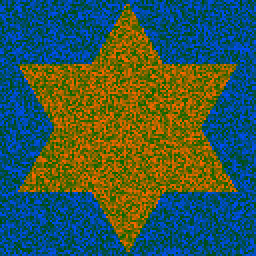
%> input picture priklady/2009/Vstup_fdw.png, 128 x 128 px (shown 2 times larger)
$ octave main.m   (GNU Octave 9; MATLAB toolbox functions it lacks are replaced by stand-ins)
%> lines starting %> are read from the running program, lines starting %| are printed output that depends on the picture; in (x1, y1, x2, y2) boxes, pixels count from 0 and x2, y2 are one past the last pixel; in counts of white or black regions, pixels touching at a corner belong together; the program's own positions count from 1
### priklady/2009/find_largest_squares.m
function S = find_largest_squares(I)
%FindLargestSquares - finds largest sqare regions with all points set to 1.
%input:  I - B/W boolean matrix
%output: S - for each pixel I(r,c) return size of the largest all-white square with its upper -left corner at I(r,c)
[nr nc] = size(I);
S = double(I>0);
for r=(nr-1):-1:1
  for c=(nc-1):-1:1
    if (S(r,c))
      a = S(r  ,c+1);
      b = S(r+1,c  );
      d = S(r+1,c+1);
      S(r,c) = min([a b d]) + 1;
    end
  end
end

### priklady/2009/main.m
I = imread('Vstup_fdw.png');
%> I is the input picture: size 128x128x3 uint8; mean R, G, B 54.6, 87.6, 72.9
I = I(:,:,2) > 100
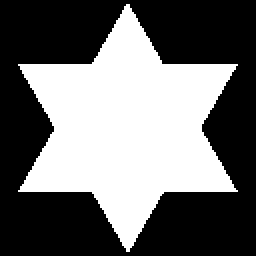
%> I: size 128x128 logical (shown 2 times larger); 42.5% white; 1 white region, box (x1, y1, x2, y2) and area: (9, 2, 119, 126) 6969
imshow(I)

S = find_largest_squares(I)
%> after the loop in find_largest_squares, `for r=(nr-1):-1:1`:
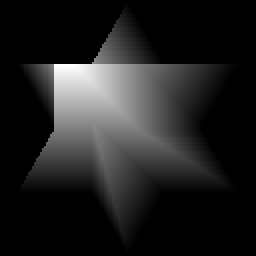
%> S: size 128x128 double (shown 2 times larger); min 0, max 64, mean 8.3; drawn with min black and max white
%> after the loop in find_largest_squares, `for r=(nr-1):-1:1`: a = 1; b = 2; d = 1

[~, pos] = max(S(:));
%> pos = 3489
[r c] = ind2sub(size(S), pos);
%> r = 33; c = 28
rectangle('Position',[c,r,S(r,c),S(r,c)], 'EdgeColor','r', 'LineWidth',3);
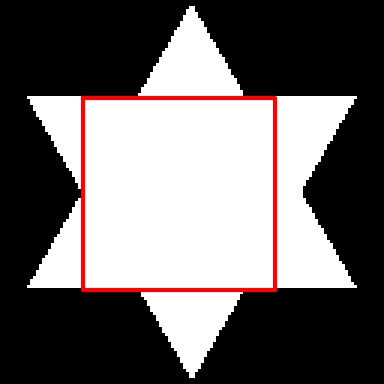
%> figure redrawn from the program's plot data; shown 3 times larger
% Remove it and rerun
I(r:r+S(r,c), c:c+S(r,c)) = 0
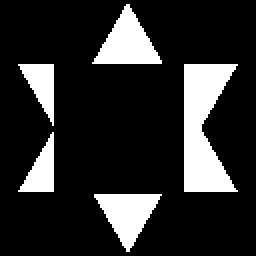
%> I: size 128x128 logical (shown 2 times larger); 16.9% white; 5 white regions, box (x1, y1, x2, y2) and area: (92, 32, 119, 96) 1132, (46, 2, 81, 32) 553, (47, 97, 81, 126) 518, (9, 32, 27, 63) 288, (9, 66, 27, 96) 282
imshow(I)
